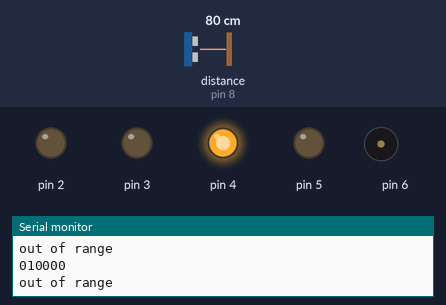
The sketch below on a simulated Arduino Uno, built with avr-gcc and run on an emulated ATmega328P. Shown: output pins drawn as LEDs (lit = HIGH), buzzer (waves = sounding), the last lines printed to the serial monitor. Inputs (shaded band) come from the test bench; at power-on: distance to the obstacle (sensor on pin 8) 80 cm. The echo pulse lasts 58.3 µs per cm; pins used as bus, display or sensor lines are not drawn.

Above: at 1.2 s.
1.3 s: distance to the obstacle (sensor on pin 8) set to 299 cm
At 2.9 s:
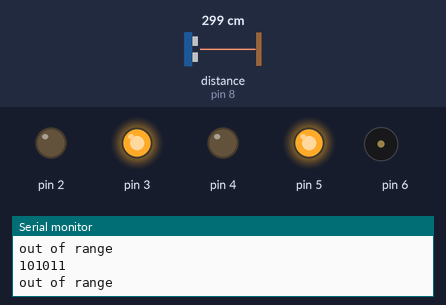
3.5 s: distance to the obstacle (sensor on pin 8) set to 2 cm
At 4.4 s:
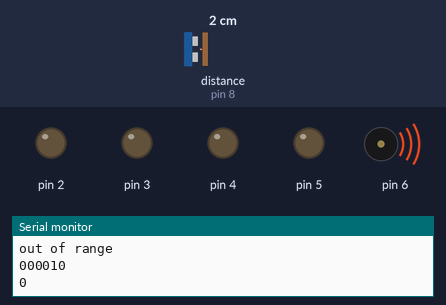
5.6 s: distance to the obstacle (sensor on pin 8) set to 4 cm
At 7.0 s:
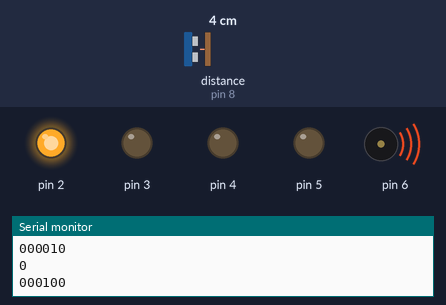
7.6 s: distance to the obstacle (sensor on pin 8) set to 9 cm
At 8.7 s:
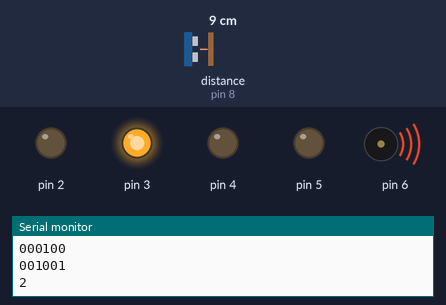
9.7 s: distance to the obstacle (sensor on pin 8) set to 18 cm
At 11.1 s:
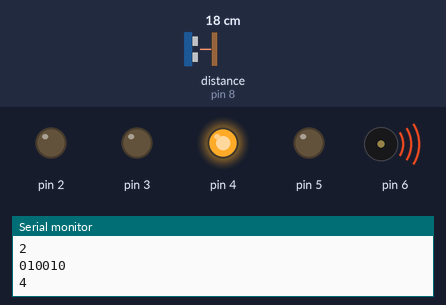
11.7 s: distance to the obstacle (sensor on pin 8) set to 3 cm
At 13.3 s:
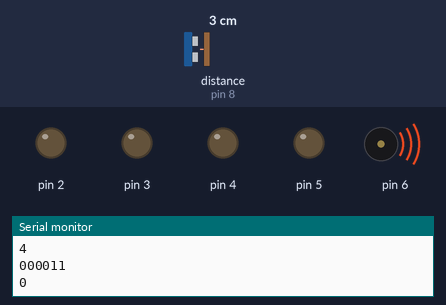
Timing chart, 0 to 14.8 s (numbered marks = the images above; inputs shaded):
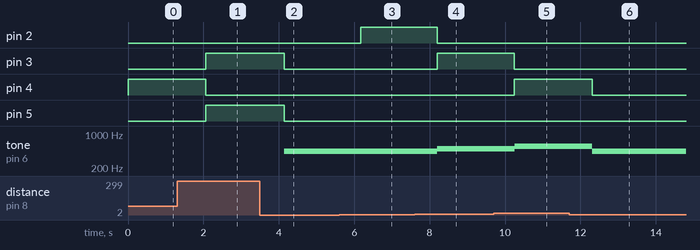

Measured:
- after the input at 1.3 s, pin 3, pin 5: LOW → HIGH after 0.77 s; pin 4: HIGH → LOW after 0.77 s
- after the input at 3.5 s, pin 3, pin 5: HIGH → LOW after 0.64 s; tone on pin 6: silent → 440 Hz after 0.64 s
- after the input at 5.6 s, pin 2: LOW → HIGH after 0.57 s
- after the input at 7.6 s, pin 2: HIGH → LOW after 0.60 s; pin 3: LOW → HIGH after 0.60 s; tone on pin 6: 440 Hz → 494 Hz after 0.61 s
- after the input at 9.7 s, pin 3: HIGH → LOW after 0.54 s; pin 4: LOW → HIGH after 0.54 s; tone on pin 6: 494 Hz → 554 Hz after 0.56 s
- after the input at 11.7 s, pin 4: HIGH → LOW after 0.61 s; tone on pin 6: 554 Hz → 440 Hz after 0.62 s

The sketch:

Digital_Final_Project_ISAAC.ino
```cpp
#include <HCSR04.h>

//Code by Isaac Shaw
/*
Integration with FPGA, ultrasonic sensor reads distance
This code reads ultrasonic input, converts it to binary, then sends it to the FPGA in parallel
The FPGA does logic to determine what note should be played then sends binary number in binary parallel
Arduino then converts this number into a usable tone for the buzzer and use the Tone commands to play the note.
*/
#include "pitches.h"


HCSR04 hc(7, 8); //initialisation class HCSR04 (trig pin , echo pin)

// 12 note scale
int scale[] = {
  NOTE_A4, NOTE_AS4, NOTE_B4, NOTE_C5, NOTE_CS5, NOTE_D5, NOTE_DS5, NOTE_E5, NOTE_F5, NOTE_FS5, NOTE_G5, NOTE_GS5, NOTE_A5
};

int note = 12;
int ratio = 4;
char s[] = "00000";

void setup()
{
    Serial.begin(9600);
    for(int i = 0; i < 6; i++){
      pinMode(i, OUTPUT);
    }
    for(int i = 9; i < 14; i++){
      pinMode(i, INPUT);
    }
     pinMode(6, OUTPUT);
    // iterate over the notes of the melody:

}

void loop(){

  /*
  sendBinary(hc.dist());
  readBinary();
  if(current > 12){
    noTone(6);
  }else{
     tone(6, scale[current]);
  }
  */
  float current_distance = hc.dist();
  sendBinary(hc.dist());
    if( hc.dist() > (14*ratio) ){
      noTone(6);
      Serial.println("out of range");
    }else{
      //tone(6, 10*hc.dist() + 100);
      for(int i = 0; i < 13; i++){
        if( hc.dist() > (i*ratio) && hc.dist() < ratio*( i + 1 )){
          tone(6, scale[i]);
          Serial.println(i);
        }
      }
    }
    delay(1000);
}


void sendBinary(int input){
    for (int i = 5; i >= 0; i--) {
        int b = input >> i;
        if (b & 1){
          digitalWrite(i, HIGH);
          Serial.print("1");
        }else{
          digitalWrite(i, LOW);
          Serial.print("0");
          }
        }
        Serial.println();
    }

void readBinary(){

    for (int i = 5; i > 0; i--){
      if(digitalRead(i+8) == HIGH){
          s[i] = '1';
          Serial.print("1");
        }else{
          s[i] = '0';
          Serial.print("0");
        }
      }
      Serial.println();

      note = 0;

      for (int i=4; i <= 0; i--)
      {
        if (s[i] == '1'){
          note = note + pow(2, i);
        }
      }
    Serial.println(note);
    delay(1000);
  }
```

pitches.h
```cpp
#define NOTE_B0  31
#define NOTE_C1  33
#define NOTE_CS1 35
#define NOTE_D1  37
#define NOTE_DS1 39
#define NOTE_E1  41
#define NOTE_F1  44
#define NOTE_FS1 46
#define NOTE_G1  49
#define NOTE_GS1 52
#define NOTE_A1  55
#define NOTE_AS1 58
#define NOTE_B1  62
#define NOTE_C2  65
#define NOTE_CS2 69
#define NOTE_D2  73
#define NOTE_DS2 78
#define NOTE_E2  82
#define NOTE_F2  87
#define NOTE_FS2 93
#define NOTE_G2  98
#define NOTE_GS2 104
#define NOTE_A2  110
#define NOTE_AS2 117
#define NOTE_B2  123
#define NOTE_C3  131
#define NOTE_CS3 139
#define NOTE_D3  147
#define NOTE_DS3 156
#define NOTE_E3  165
#define NOTE_F3  175
#define NOTE_FS3 185
#define NOTE_G3  196
#define NOTE_GS3 208
#define NOTE_A3  220
#define NOTE_AS3 233
#define NOTE_B3  247
#define NOTE_C4  262
#define NOTE_CS4 277
#define NOTE_D4  294
#define NOTE_DS4 311
#define NOTE_E4  330
#define NOTE_F4  349
#define NOTE_FS4 370
#define NOTE_G4  392
#define NOTE_GS4 415
#define NOTE_A4  440
#define NOTE_AS4 466
#define NOTE_B4  494
#define NOTE_C5  523
#define NOTE_CS5 554
#define NOTE_D5  587
#define NOTE_DS5 622
#define NOTE_E5  659
#define NOTE_F5  698
#define NOTE_FS5 740
#define NOTE_G5  784
#define NOTE_GS5 831
#define NOTE_A5  880
#define NOTE_AS5 932
#define NOTE_B5  988
#define NOTE_C6  1047
#define NOTE_CS6 1109
#define NOTE_D6  1175
#define NOTE_DS6 1245
#define NOTE_E6  1319
#define NOTE_F6  1397
#define NOTE_FS6 1480
#define NOTE_G6  1568
#define NOTE_GS6 1661
#define NOTE_A6  1760
#define NOTE_AS6 1865
#define NOTE_B6  1976
#define NOTE_C7  2093
#define NOTE_CS7 2217
#define NOTE_D7  2349
#define NOTE_DS7 2489
#define NOTE_E7  2637
#define NOTE_F7  2794
#define NOTE_FS7 2960
#define NOTE_G7  3136
#define NOTE_GS7 3322
#define NOTE_A7  3520
#define NOTE_AS7 3729
#define NOTE_B7  3951
#define NOTE_C8  4186
#define NOTE_CS8 4435
#define NOTE_D8  4699
#define NOTE_DS8 4978
```
